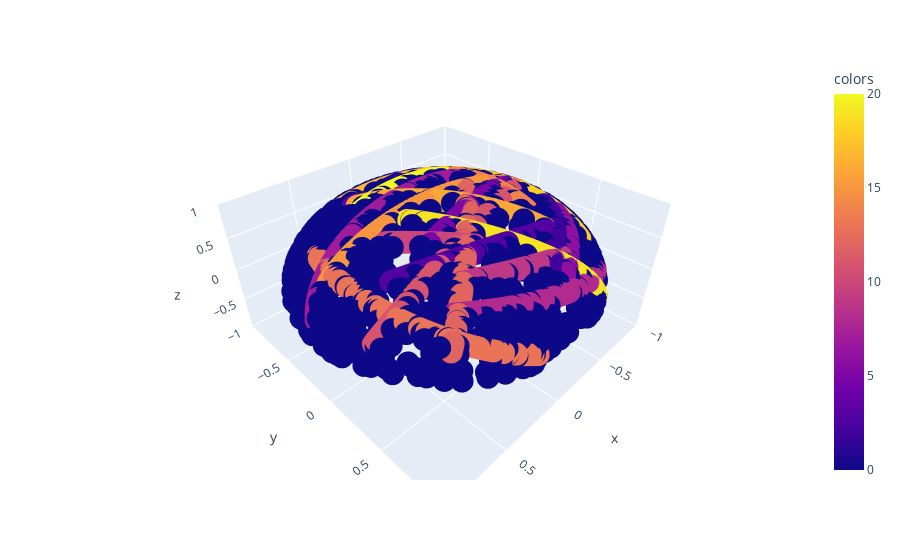

Write notebook code for a chart like this one.
### Code cell
plot_3d_with_geodesics(S.X, gs)

### Figure 1 — Plotly figure (JSON) as saved in the notebook; plotly's stock layout.template omitted (floating-point values rounded to 4 significant figures; data arrays with more than 128 entries replaced by an {"elided": "..."} marker saying what was removed)
{"data": [{"hovertemplate": "x=%{x}<br>y=%{y}<br>z=%{z}<br>colors=%{marker.color}<extra></extra>", "legendgroup": "", "marker": {"color": {"elided": "2958 int values"}, "coloraxis": "coloraxis", "symbol": "circle"}, "mode": "markers", "name": "", "scene": "scene", "showlegend": false, "type": "scatter3d", "x": {"elided": "2958 float values"}, "y": {"elided": "2958 float values"}, "z": {"elided": "2958 float values"}}], "layout": {"coloraxis": {"colorbar": {"title": {"text": "colors"}}, "colorscale": [[0, "#0d0887"], [0.1111, "#46039f"], [0.2222, "#7201a8"], [0.3333, "#9c179e"], [0.4444, "#bd3786"], [0.5556, "#d8576b"], [0.6667, "#ed7953"], [0.7778, "#fb9f3a"], [0.8889, "#fdca26"], [1, "#f0f921"]]}, "legend": {"tracegroupgap": 0}, "margin": {"t": 60}, "scene": {"domain": {"x": [0, 1], "y": [0, 1]}, "xaxis": {"range": [-1.0, 1.0], "title": {"text": "x"}}, "yaxis": {"range": [-1.0, 1.0], "title": {"text": "y"}}, "zaxis": {"range": [-1.0, 1.0], "title": {"text": "z"}}}}}
